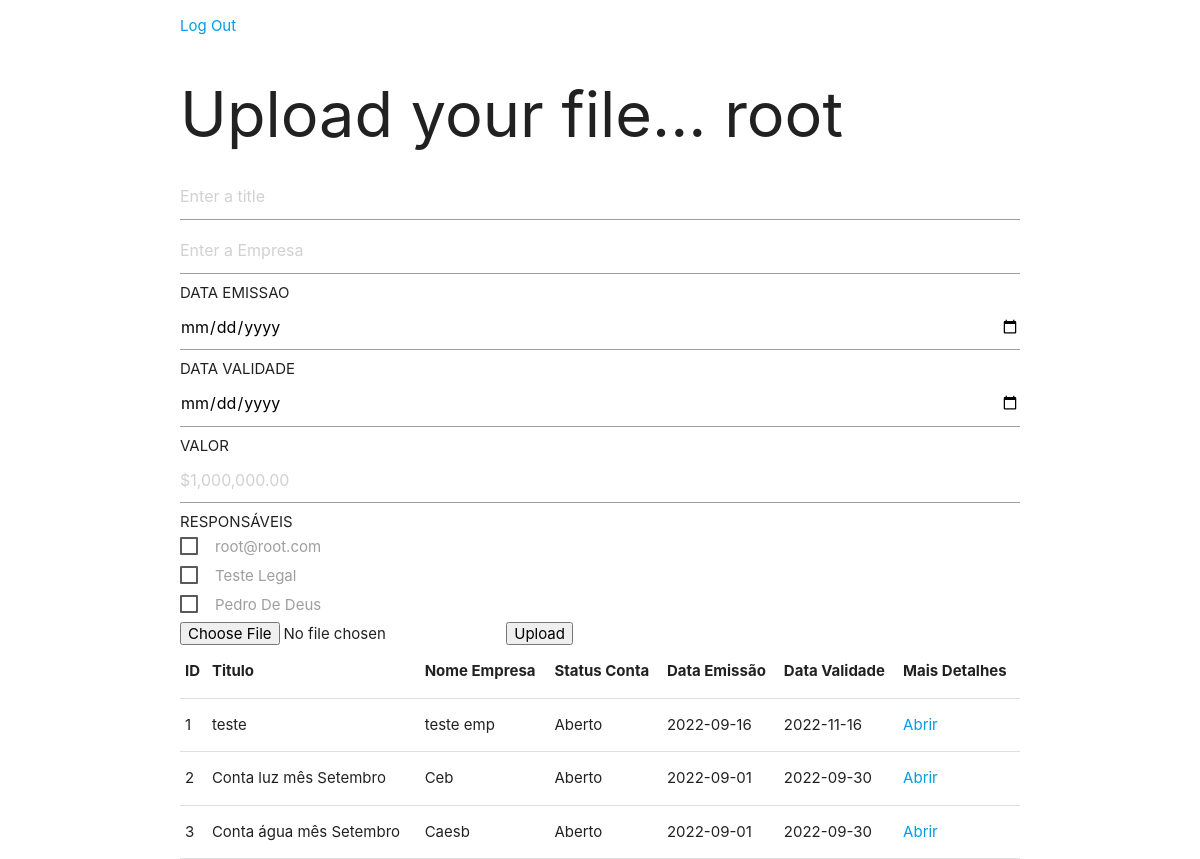
The app's page / (signed in), older data.
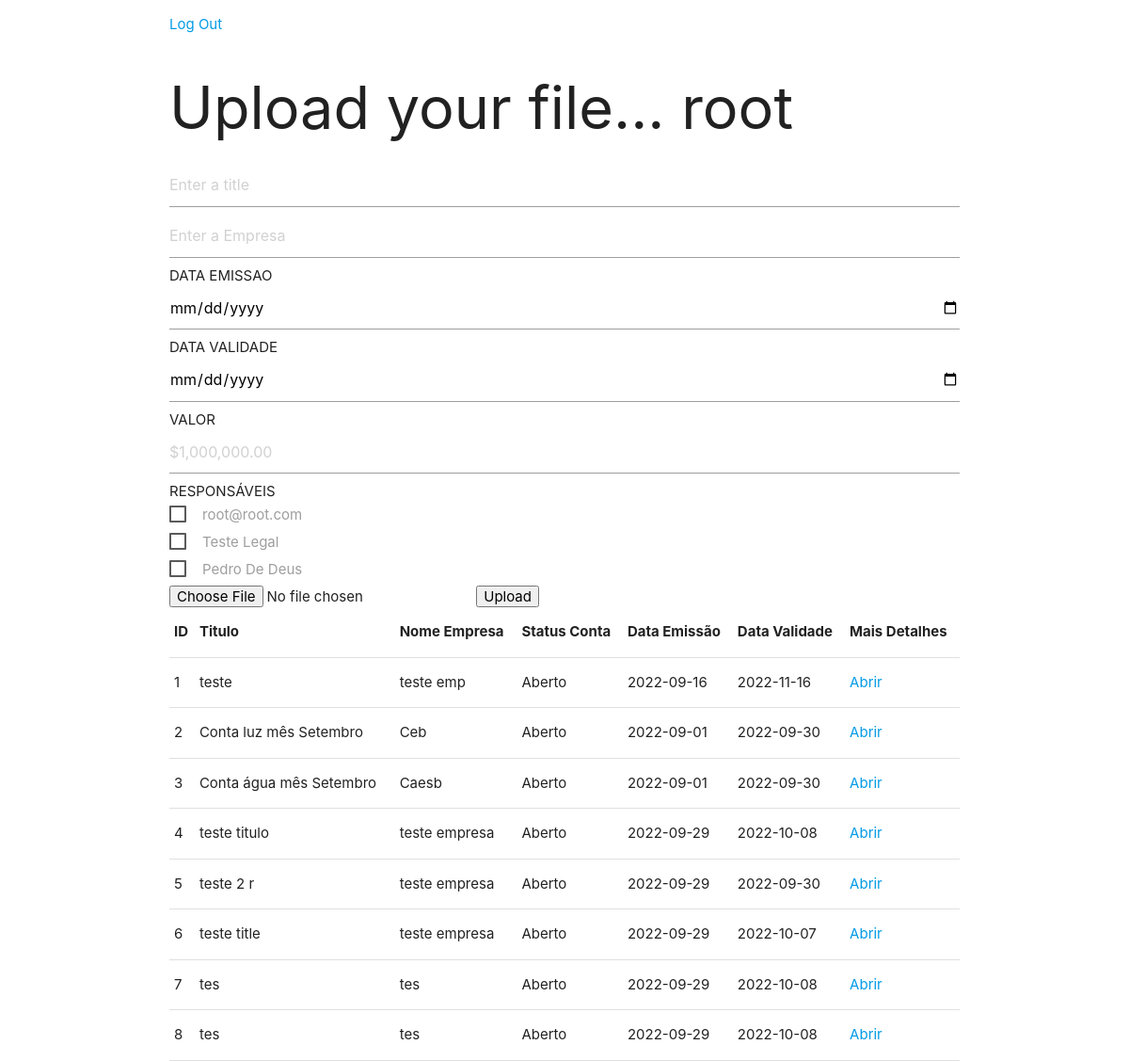
The same page, newer data.
### user/models.py (models this page shows)
class Profile(AbstractUser):
    email = models.EmailField(_("email address"), blank=True, unique=True)
    age = models.PositiveIntegerField(blank=True, null=True)
    USERNAME_FIELD = "email"
    REQUIRED_FIELDS = ["username"]

### upload/models.py (models this page shows)
class Base(models.Model):
    created_at = models.DateTimeField(auto_now_add=True)
    updated_at = models.DateTimeField(auto_now=True)
    class Meta:
        abstract = True

class Conta(Base):
    title = models.CharField(max_length=200)
    empresa = models.CharField(max_length=200)
    status = models.CharField(max_length=8 , default=padrao)
    imagem = models.ImageField(upload_to='contas')
    data_emissao = models.CharField(max_length=10)
    data_validade = models.CharField(max_length=11)
    valor = models.FloatField()
    user_id = models.ForeignKey(Profile , on_delete=models.CASCADE ,related_name='conta')
    class Meta:
        verbose_name = 'Conta'
        verbose_name_plural = 'Contas'

### upload/views.py (the view, shortened to what this page needs)
# urls.py: path('', views.index , name="uploadFile"),
@login_required(login_url='/login')
def index(request):
    user = Profile.objects.get(email=request.user)
    users = Profile.objects.all()
    contas = Conta.objects.all()
    return render(request , "index.html", context= {
        "user": user,
        "users": users,
        "contas": contas,
    })

### upload/templates/index.html (shortened to what this page needs)
<!DOCTYPE html>
<html lang="en">
<head>
    <link rel="stylesheet" href="https://cdnjs.cloudflare.com/ajax/libs/materialize/1.0.0/css/materialize.min.css">
    {% load static %}
    <link rel="stylesheet" href = "{% static 'index.css' %}">
</head>
<body>
    <div class="container">
        <p><a href="{% url 'logout' %}">Log Out</a></p>
        <h1 class="teste">Upload your file... {{ user.username }}</h1>
        <form action="{% url 'uploadFile' %}" method="POST" enctype="multipart/form-data">
            <input type="text" name="title" placeholder="Enter a title">
            <input type="text" name="empresa" placeholder="Enter a Empresa">
            DATA EMISSAO
            <input type="date" id="start" name="data_emissao" value="0000-00-00" min="2018-01-01" max="2022-12-31">
            DATA VALIDADE
            <input type="date" id="start" name="data_validade" value="0000-00-00" min="2018-01-01" max="2050-12-31">
            VALOR
            <input data-type="currency" pattern="^\$\d{1,3}(,\d{3})*(\.\d+)?$" placeholder="$1,000,000.00"  min="1" name="valor" step="any" />
            RESPONSÁVEIS
            <div class="responsaveis">
                {% for user in users%}
                    {%if user.first_name == ''%}
                        <label class="user-item">
                            <span>{{ user.email }}</span>
                        </label>
                    {%else%}
                        <label class="user-item">
                            <span>{{ user.first_name }} {{user.last_name}}</span>
                        </label>
                    {%endif%}
                {%endfor%}
            </div>
            <input type="file" name="uploadedFile">
            <input type="submit" value="Upload">
        </form>
        <table>
            <tr>
                <th>ID</th>
                <th>Titulo</th>
                <th>Nome Empresa</th>
                <th>Status Conta</th>
                <th>Data Emissão</th>
                <th>Data Validade</th>
                <th>Mais Detalhes</th>
            </tr>
            {% for conta in contas %}
                <tr>
                    <td>{{ conta.id }}</td>
                    <td>{{ conta.title }}</td>
                    <td>{{ conta.empresa }}</td>
                    <td>{{ conta.status }}</td>
                    <td>{{ conta.data_emissao }}</td>
                    <td>{{ conta.data_validade }}</td>
                    <td><a href="{% url 'retrieveFile' conta.id%}">Abrir</a></td>
                </tr>
            {% endfor %}
        </table>
    </div>
</body>
</html>

### upload/static/index.css (style rules this page uses)
html,body { padding: 0; height: 100%; width: 100%; display: flex; justify-content: center; }
.responsaveis { display: flex; flex-direction: column; }
.user-item { padding-bottom: 0.5%; }

Row changes from the older to the newer data that the page shows:
added Conta: id "4", title "teste titulo", empresa "teste empresa", status "Aberto", data_emissao "2022-09-29", data_validade "2022-10-08"
added Conta: id "5", title "teste 2 r", empresa "teste empresa", status "Aberto", data_emissao "2022-09-29", data_validade "2022-09-30"
added Conta: id "6", title "teste title", empresa "teste empresa", status "Aberto", data_emissao "2022-09-29", data_validade "2022-10-07"
added Conta: id "7", title "tes", empresa "tes", status "Aberto", data_emissao "2022-09-29", data_validade "2022-10-08"
added Conta: id "8", title "tes", empresa "tes", status "Aberto", data_emissao "2022-09-29", data_validade "2022-10-08"
